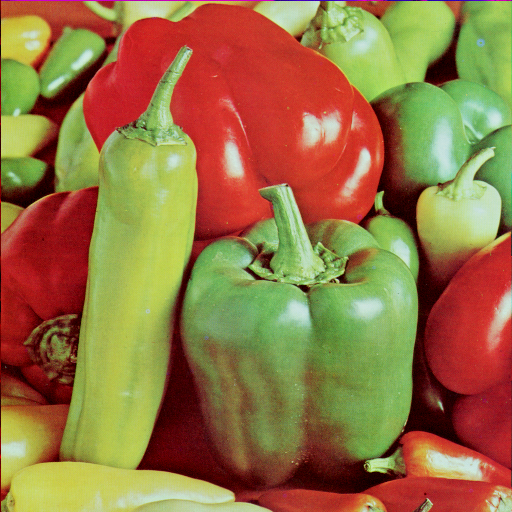
%> input picture TD3_16.09.2021/Louis/peppers.png, 512 x 512 px
$ octave TD3_Exo4.m   (GNU Octave 9; MATLAB toolbox functions it lacks are replaced by stand-ins)
%> lines starting %> are read from the running program, lines starting %| are printed output that depends on the picture; in (x1, y1, x2, y2) boxes, pixels count from 0 and x2, y2 are one past the last pixel; in counts of white or black regions, pixels touching at a corner belong together; the program's own positions count from 1
clear all;
close all;

%imshow il faut du 8 bitand
%imagesc il faut n importe quoi

I = imread('peppers.png');
%> I is the input picture: size 512x512x3 uint8; mean R, G, B 149.8, 115.6, 66.5
S = size(I);
%> S = [512 512 3]
figure();
imshow(I);

% HSV (Hue = H = teinte, S = Saturation, V = Valeur/luminance)
R = I(:,:,1);
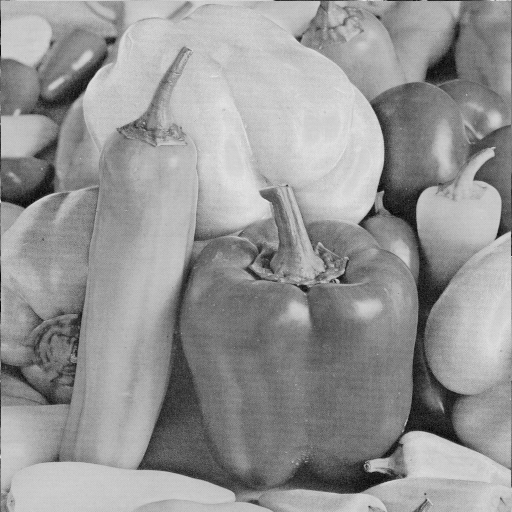
%> R: size 512x512 uint8; min 0, max 231, mean 149.8
G = I(:,:,2);
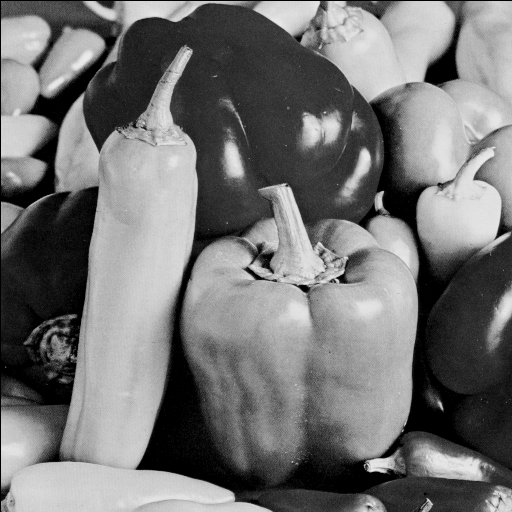
%> G: size 512x512 uint8; min 0, max 237, mean 115.6
B = I(:,:,3);
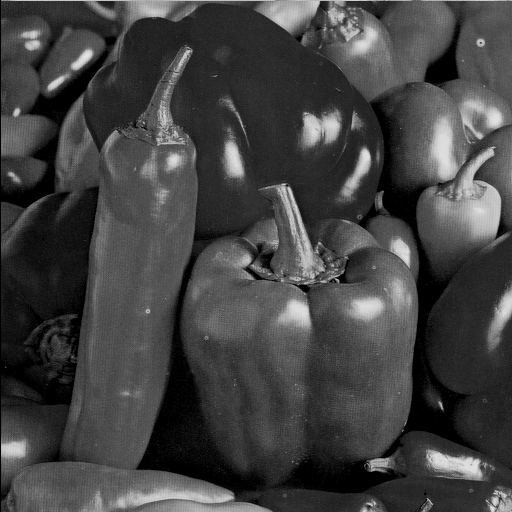
%> B: size 512x512 uint8; min 0, max 229, mean 66.5

L = (R+G+B)./3;
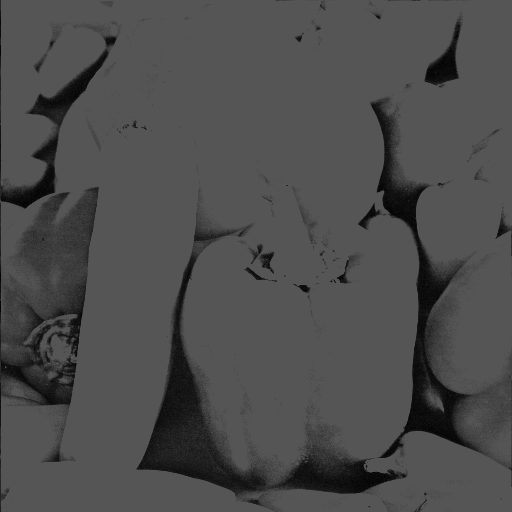
%> L: size 512x512 uint8; min 0, max 85, mean 76.6
% La luminance L caractérise l'intensité totale d'un point lumineux coloré

S = 1 - ( 3 * (min(min(R, G), B)) ./ L);
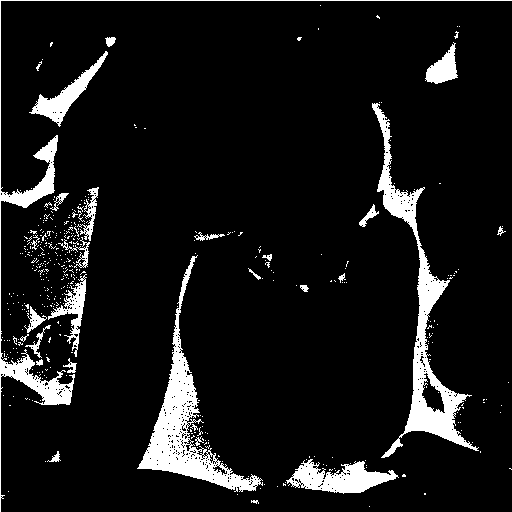
%> S: size 512x512 uint8; values 0 (black) and 1 (white), 8.7% white; 432 white regions (402 under 20 px), largest, box (x1, y1, x2, y2) and area: (372, 103, 479, 458) 5818, (137, 255, 263, 492) 5487, (0, 0, 512, 512) 3689
% La saturation S varie entre 0 et 1. Plus la couleur est pure, plus la
% saturation est élevée et inversement, plus la saturation est faible,
% plus la couleur est délavée (0 = gris, 1 = couleur pure)

H = acos(((R-G) + (R-B))./ (2*sqrt(((R-G).^2)+(R-B).*(G-B))));

##for i = 1:S(1)
##  for j = 1:S(2)
##    if B(i,j) > G(i,j)
##      H(i,j) = pi - H(i,j);
##    endif
##  endfor
##endfor

HSV(:,:, 1) = L;
HSV(:,:, 2) = S;
HSV(:,:, 3) = H ./pi;

figure();
imshow(HSV);
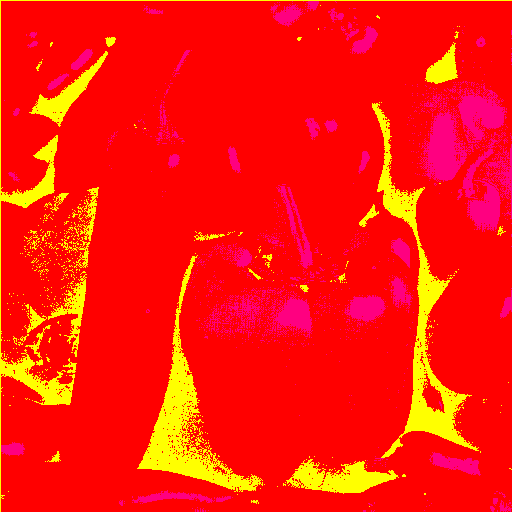
%> displayed picture: size 512x512x3, on the screen's scale of 0 to 255; mean R, G, B 255, 22.1, 8

$ run again, with TD3_16.09.2021/Louis/Lune.png copied over TD3_16.09.2021/Louis/peppers.png
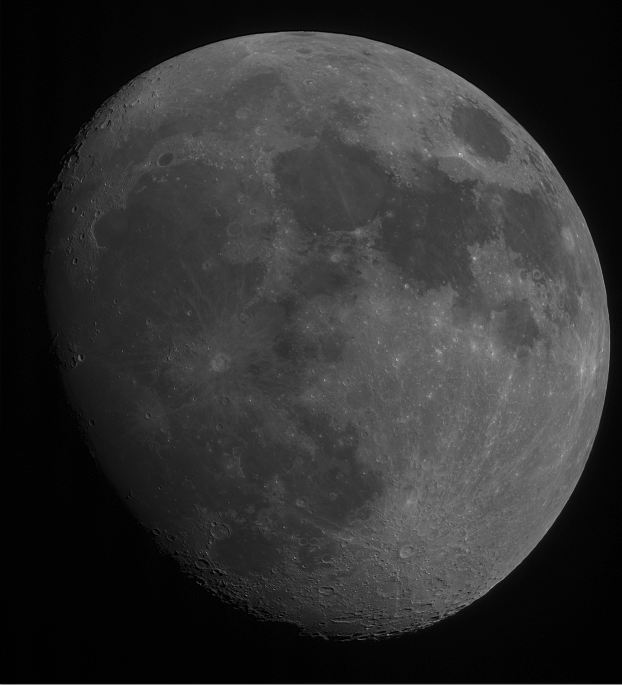
%> input picture TD3_16.09.2021/Louis/Lune.png, 622 x 685 px
%> I is the input picture: size 685x622x3 uint8; min 0, max 209, mean 48.5
%> `S = 1 - ( 3 * (min(min(R, G), B)) ./ L);`:
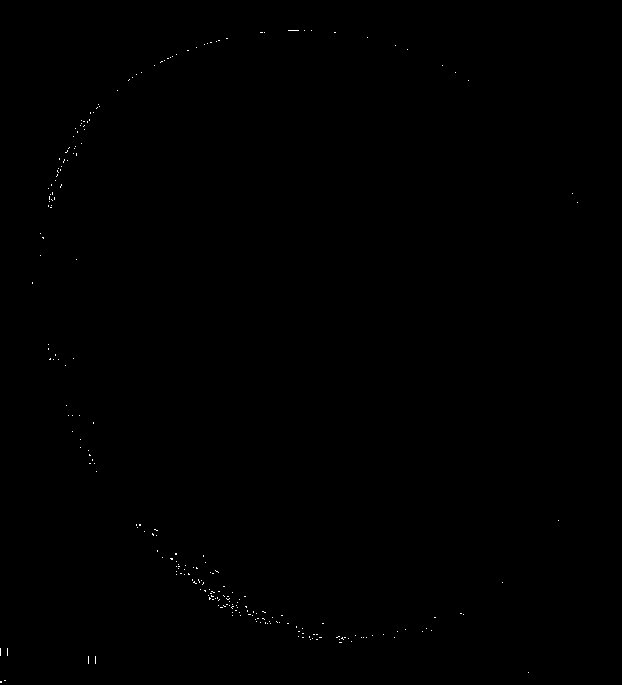
%> S: size 685x622 uint8; values 0 (black) and 1 (white), 0.11% white in thin lines or dots, all inside (x1, y1, x2, y2) = (0, 30, 578, 683)
%> H: size 685x622 double; every value is 1.57
%> `HSV(:,:, 3) = H ./pi;`:
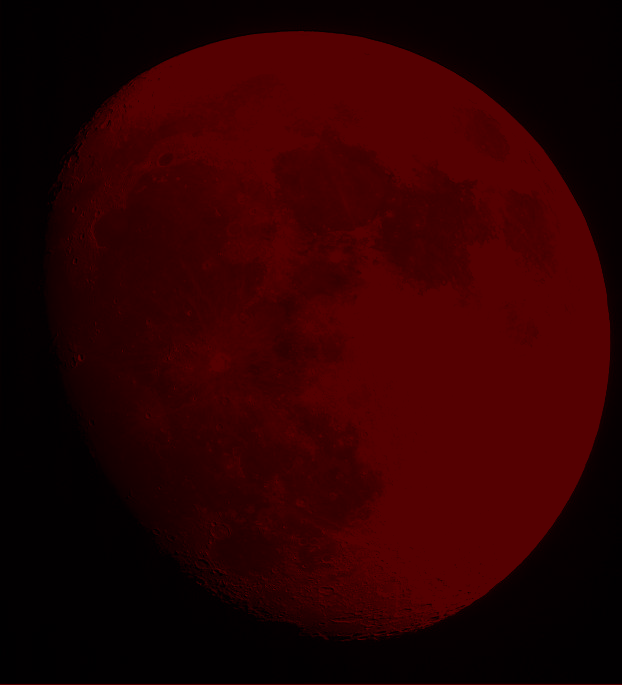
%> HSV: size 685x622x3 uint8; mean R, G, B 44.4, 0, 1
